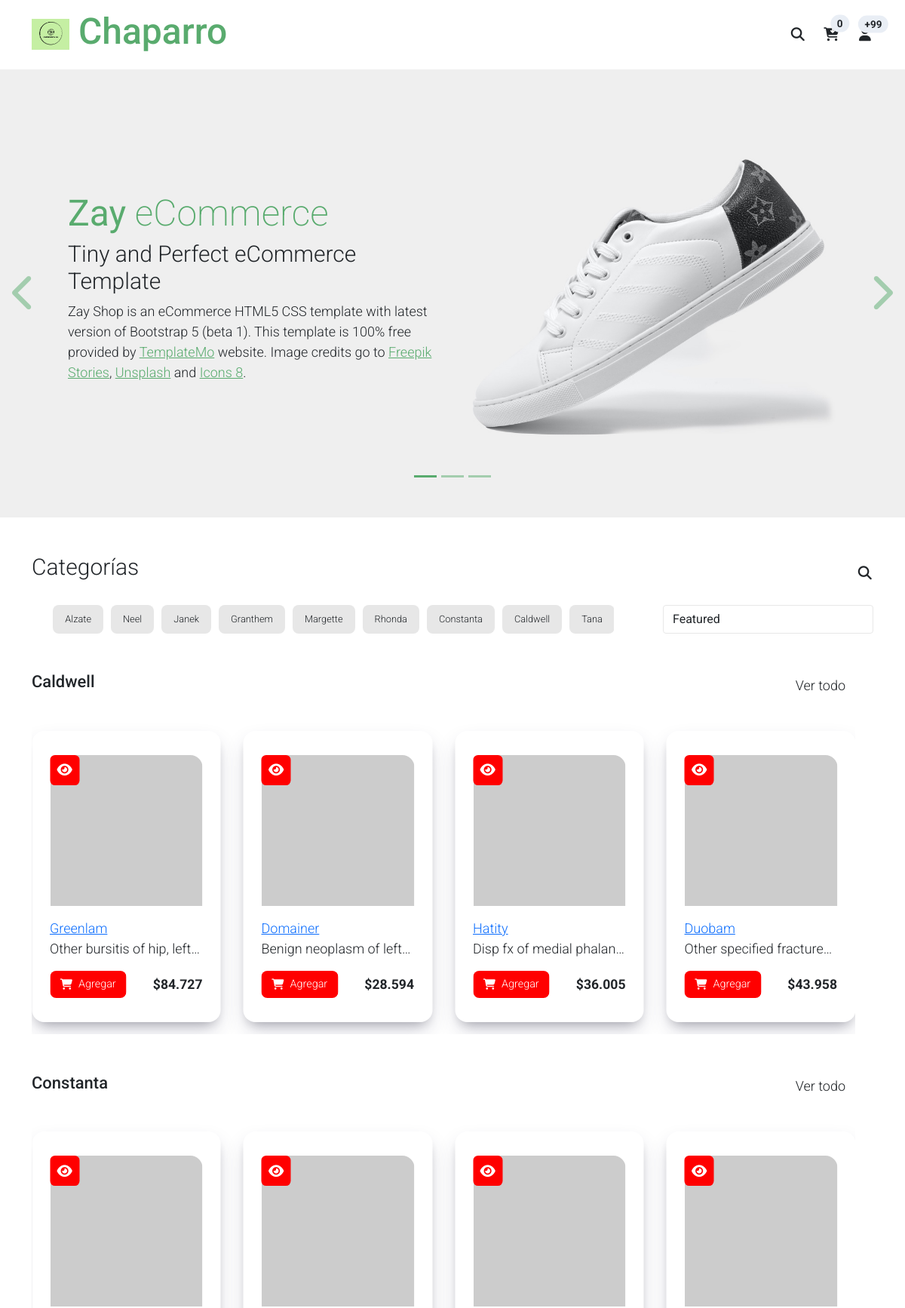
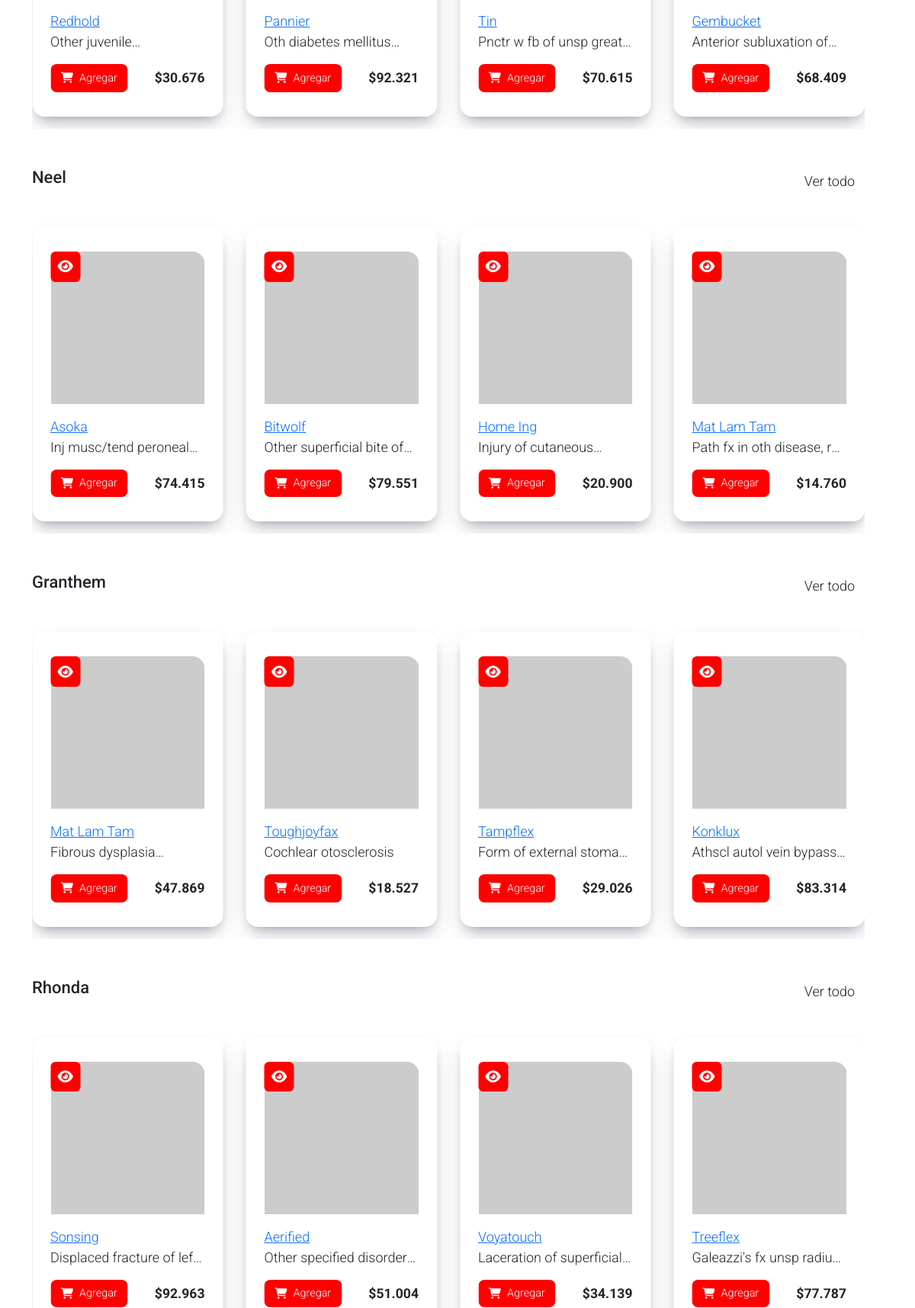
The page / (upper part) on the database its author committed (2 pictures, top to bottom).
### tables this page shows
CREATE TABLE `categorias` (
  `id_categoria` int(11) NOT NULL,
  `nombre_categoria` varchar(100) NOT NULL,
  `imagen_categoria` varchar(255) DEFAULT NULL
);

CREATE TABLE `productos` (
  `id_producto` int(11) NOT NULL,
  `nombre_producto` varchar(100) NOT NULL,
  `descripcion_producto` text DEFAULT NULL,
  `precio_producto` decimal(10,2) NOT NULL,
  `cantidad_producto` int(11) NOT NULL,
  `imagen_producto` varchar(255) DEFAULT NULL,
  `categoria_id` int(11) DEFAULT NULL
);

### Config/App/Views.php (called while the page is built)
<?php
class Views{
    public function getView($ruta, $vista, $data="")
    {
        if ($ruta == "home") {
            $vista = "Views/".$vista.".php";
        }else{
            $vista = "Views/".$ruta."/".$vista.".php";
        }
        require $vista;
    }
}
?>

### Controllers/Home.php (called while the page is built, shortened)
<?php
class Home extends Controller
{
    public function index()
    {
        $data['title'] = 'Pagina Principal';
        $data['categorias'] = $this->model->getCategorias();
        $data['productos'] = $this->model->getProductos();
        $data['productosConCategoria'] = $this->model->getProductosConCategoria();
        $this->views->getView('home', "index", $data);
    }
}

### Config/App/Query.php (called while the page is built, shortened)
<?php
class Query extends Conexion
{
    private $pdo, $con, $sql, $datos;
    public function __construct()
    {
        $this->pdo = new Conexion();
        $this->con = $this->pdo->conect();
    }
    public function selectAll(string $sql, array $datos = [])
    {
        try {
            $this->sql = $sql;
            $this->datos = $datos;
            $stmt = $this->con->prepare($this->sql);
            $stmt->execute($this->datos);
            return $stmt->fetchAll(PDO::FETCH_ASSOC);
        } catch (PDOException $e) {
            error_log("Error en selectAll: " . $e->getMessage());
            return false;
        }
    }
}

### Config/App/Conexion.php (called while the page is built)
<?php
class Conexion{
    private $conect;
    public function __construct()
    {
        $pdo = "mysql:host=".HOST.";dbname=".DB.";".CHARSET;
        try {
            $this->conect = new PDO($pdo, USER, PASS);
            $this->conect->setAttribute(PDO::ATTR_ERRMODE, PDO::ERRMODE_EXCEPTION);
        } catch (PDOException $e) {
            echo "Error en la conexion".$e->getMessage();
        }
    }
    public function conect()
    {
        return $this->conect;
    }
}
?>

### Models/HomeModel.php (called while the page is built, shortened)
<?php
class HomeModel extends Query
{
    public function getCategorias()
    {
        $sql = "SELECT * FROM categorias";
        return $this->selectAll($sql);
    }
    public function getProductosConCategoria()
    {
        $sql = "SELECT p.*, c.nombre_categoria FROM productos p INNER JOIN categorias c ON p.categoria_id = c.id_categoria";
        $productos = $this->selectAll($sql);
        return $productos;
    }
}

### Config/App/Controller.php (called while the page is built, shortened)
<?php
class Controller
{
    public function cargarModel()
    {
        $model = get_class($this) . "Model";
        $ruta = "Models/" . $model . ".php";
        if (file_exists($ruta)) {
            $this->model = new $model();
        }
    }
}

### Views/index.php (the view, shortened to what this page needs)
<?php
include_once "Views/Template-Principal/Header.php";
?>
<div id="template-mo-zay-hero-carousel" class="carousel slide" data-bs-ride="carousel">
    <ol class="carousel-indicators">
        <li data-bs-target="#template-mo-zay-hero-carousel" data-bs-slide-to="0" class="active"></li>
        <li data-bs-target="#template-mo-zay-hero-carousel" data-bs-slide-to="1"></li>
        <li data-bs-target="#template-mo-zay-hero-carousel" data-bs-slide-to="2"></li>
    </ol>
    <div class="carousel-inner">
        <div class="carousel-item active">
            <div class="container">
                <div class="row p-5">
                    <div class="mx-auto col-md-8 col-lg-6 order-lg-last">
                        <img class="img-fluid" src="./assets/img/banner_img_01.jpg" alt="">
                    </div>
                    <div class="col-lg-6 mb-0 d-flex align-items-center">
                        <div class="text-align-left align-self-center">
                            <h1 class="h1 text-success"><b>Zay</b> eCommerce</h1>
                            <h3 class="h2">Tiny and Perfect eCommerce Template</h3>
                            <p>
                                Zay Shop is an eCommerce HTML5 CSS template with latest version of Bootstrap 5 (beta 1).
                                This template is 100% free provided by <a rel="sponsored" class="text-success" href="https://templatemo.com" target="_blank">TemplateMo</a> website.
                                Image credits go to <a rel="sponsored" class="text-success" href="https://stories.freepik.com/" target="_blank">Freepik Stories</a>,
                                <a rel="sponsored" class="text-success" href="https://unsplash.com/" target="_blank">Unsplash</a> and
                                <a rel="sponsored" class="text-success" href="https://icons8.com/" target="_blank">Icons 8</a>.
                            </p>
                        </div>
                    </div>
                </div>
            </div>
        </div>
    </div>
    <a class="carousel-control-prev text-decoration-none w-auto ps-3" href="#template-mo-zay-hero-carousel" role="button" data-bs-slide="prev">
        <i class="fas fa-chevron-left"></i>
    </a>
    <a class="carousel-control-next text-decoration-none w-auto pe-3" href="#template-mo-zay-hero-carousel" role="button" data-bs-slide="next">
        <i class="fas fa-chevron-right"></i>
    </a>
</div>
<div class="container py-5">
    <div class="row">
        <div class="col-lg-12 pb-3 d-flex justify-content-between align-items-center">
            <h1 class="h2 pb-3 mb-0">Categorías</h1>
            <a class="nav-icon ms-auto d-none d-lg-inline" href="#" data-bs-toggle="modal" data-bs-target="#templatemo_search">
                <i class="fa fa-fw fa-search text-dark mr-2"></i>
            </a>
        </div>
    </div>
    <div class="row">
        <div class="col-lg-12 d-flex justify-content-between align-items-center gap-2">
            <ul class="mb-0 col-lg-8 swiper mySwiper" id="swiper-botones">
                <div class="swiper-wrapper" id="botones">
                    <?php foreach ($data['categorias'] as $categoria) { ?>
                        <li class="swiper-slide">
                            <a class="text-dark text-decoration-none mr-3" href="<?php echo BASE_URL . 'principal/categoria/' . $categoria['id_categoria']; ?>">
                                <?php
                                echo $categoria['nombre_categoria'];
                                ?>
                            </a>
                        </li>
                    <?php } ?>
                </div>
            </ul>
            <div class="d-flex ms-auto col-lg-3 ">
                <select class="form-control">
                    <option>Featured</option>
                </select>
            </div>
        </div>
    </div>
    <div class="row pt-5 gap-5">
        <?php
        $productos_por_categoria = [];
        foreach ($data['productosConCategoria'] as $producto) {
            $categoria = $producto['nombre_categoria'];
            if (!isset($productos_por_categoria[$categoria])) {
                $productos_por_categoria[$categoria] = [];
            }
            $productos_por_categoria[$categoria][] = $producto;
        }
        ?>
        <?php foreach ($productos_por_categoria as $categoria => $productos) { ?>
            <div class="row">
                <div class="col-lg-12">
                    <div class="row d-flex justify-content-between align-items-center pb-4">
                        <div class="col-lg-9 text-start">
                            <h2 class="h3"><?php echo $categoria; ?></h2>
                        </div>
                        <div class="col-lg-2 text-end ms-auto">
                            <?php
                            $categoria_id = $productos[0]['categoria_id'];
                            ?>
                            <a href="<?php echo BASE_URL . 'principal/categoria/' . $categoria_id; ?>" class="btn">Ver todo</a>
                        </div>
                    </div>
                    <div class="swiper mySwiper" id="swiper-productos">
                        <div class="swiper-wrapper">
                            <?php foreach ($productos as $producto) { ?>
                                <div class="swiper-slide">
                                    <div class="card">
                                        <a href="<?php echo BASE_URL . 'principal/detail/' . $producto['id_producto']; ?>" class="card-title">
                                            <img class="card-img-left" src="<?php echo $producto['imagen_producto']; ?>"
                                                alt="Imagen del Producto"
                                                data-imagen="<?php echo $producto['imagen_producto']; ?>" />
                                        </a>
                                        <div class="card-body mt-2">
                                            <a href="<?php echo BASE_URL . 'principal/detail/' . $producto['id_producto']; ?>"
                                                class="card-title"
                                                data-nombre="<?php echo $producto['nombre_producto']; ?>">
                                                <?php echo $producto['nombre_producto']; ?>
                                            </a>
                                            <p class="card-text"><?php echo $producto['descripcion_producto']; ?></p>
                                            <div class="d-flex justify-content-between align-items-center mt-2">
                                                <a href="#" class="btn btn-add-to-cart d-flex align-items-center gap-2" id="btnAddCarrito"
                                                    prod="<?php echo $producto['id_producto']; ?>"
                                                    data-nombre="<?php echo $producto['nombre_producto']; ?>"
                                                    data-imagen="<?php echo $producto['imagen_producto']; ?>"
                                                    data-precio="<?php echo $producto['precio_producto']; ?>">
                                                    <i class="fa-solid fa-cart-shopping"></i> Agregar
                                                </a>
                                                <span class="price" data-precio="<?php echo $producto['precio_producto']; ?>">
                                                    $<?php echo $producto['precio_producto']; ?>
                                                </span>
                                            </div>
                                        </div>
                                        <a href="<?php echo BASE_URL . 'principal/detail/' . $producto['id_producto']; ?>" class="ojo">
                                            <i class="fa-solid fa-eye"></i>
                                        </a>
                                    </div>
                                </div>
                            <?php } ?>
                        </div>
                    </div>
                </div>
            </div>
        <?php } ?>
    </div>
</div>
</body>
</html>

### assets/css/templatemo.css (style rules this page uses)
body, ul, li, p, a, label, input, div { font-family: 'Roboto', sans-serif; font-size: 18px !important; font-weight: 300 !important; }
.h1 { font-family: 'Roboto', sans-serif; font-size: 48px !important; font-weight: 200 !important; }
.h2 { font-family: 'Roboto', sans-serif; font-size: 30px !important; font-weight: 300; }
.h3 { font-family: 'Roboto', sans-serif; font-size: 22px !important; }
.text-success { color: #59ab6e !important; }
#template-mo-zay-hero-carousel { background: #efefef !important; }
#template-mo-zay-hero-carousel .carousel-indicators li { margin-top: -50px; background-color: #59ab6e; }
#template-mo-zay-hero-carousel .carousel-control-next i, #template-mo-zay-hero-carousel .carousel-control-prev i { color: #59ab6e !important; font-size: 2.8em !important; }
.form-control { border: 1px solid #e8e8e8; }
@media (min-width: 992px) { #template-mo-zay-hero-carousel .carousel-item { min-height: 30rem !important; } }

### assets/css/style.css (style rules this page uses)
#botones .swiper-slide { text-align: center; width: max-content !important; height: max-content !important; background: #fff; display: flex; justify-content: center; align-items: center; }
#swiper-botones a { display: block; width: max-content; height: max-content; background: none; padding: .6rem 1rem; font-size: .8rem !important; border: none; border-radius: 8px; background: #e7e7e7; color: #000; }
#swiper-productos { width: 100%; padding: 1rem 0; }
#swiper-productos .swiper-slide { width: 100%; height: 100% !important; padding: 2rem 1.5rem; box-shadow: rgba(50, 50, 93, 0.25) 0px 13px 27px -5px, rgba(0, 0, 0, 0.3) 0px 8px 16px -8px; border-radius: 1rem; overflow: hidden; }
.card { position: relative; border: none; height: 100%; }
.card-body { padding: 0 !important; }
.card-title { font-size: 1.1rem; font-weight: bold; margin-bottom: 0.5rem; }
.card-text { display: -webkit-box; -webkit-box-orient: vertical; overflow: hidden; text-overflow: ellipsis; -webkit-line-clamp: 1; line-height: 1.5; max-height: 4.5em; }
.price { font-weight: bold; font-size: 1.1rem; }
.btn-add-to-cart { background: red; color: #fff; padding: 0.4rem .8rem; font-size: 0.9rem !important; border-radius: 0.5rem; text-decoration: none; }
.ojo { position: absolute; top: 0; left: 0; background: red; color: white; padding: 0.2rem; border-radius: .4rem; text-decoration: none; padding: .4rem .6rem; }
.card-img-left { width: 100%; height: 200px; object-fit: cover; border-top-left-radius: 1rem; border-top-right-radius: 1rem; }

### rows shown on the page
categorias: nombre_categoria "Alzate"
categorias: nombre_categoria "Neel"
categorias: nombre_categoria "Janek"
categorias: nombre_categoria "Granthem"
categorias: nombre_categoria "Margette"
categorias: nombre_categoria "Rhonda"
categorias: nombre_categoria "Constanta"
categorias: nombre_categoria "Caldwell"
categorias: nombre_categoria "Tana"
productos: nombre_producto "Greenlam", descripcion_producto "Other bursitis of hip,…", precio_producto "84.727"
productos: nombre_producto "Domainer", descripcion_producto "Benign neoplasm of…", precio_producto "28.594"
productos: nombre_producto "Hatity", descripcion_producto "Disp fx of medial…", precio_producto "36.005"
productos: nombre_producto "Duobam", descripcion_producto "Other specified…", precio_producto "43.958"
productos: nombre_producto "Redhold", descripcion_producto "Other…", precio_producto "30.676"
productos: nombre_producto "Pannier", descripcion_producto "Oth diabetes…", precio_producto "92.321"
productos: nombre_producto "Tin", descripcion_producto "Pnctr w fb of unsp…", precio_producto "70.615"
productos: nombre_producto "Gembucket", descripcion_producto "Anterior subluxation…", precio_producto "68.409"
productos: nombre_producto "Asoka", descripcion_producto "Inj musc/tend…", precio_producto "74.415"
productos: nombre_producto "Bitwolf", descripcion_producto "Other superficial bite…", precio_producto "79.551"
productos: nombre_producto "Home Ing", descripcion_producto "Injury of…", precio_producto "20.900"
productos: nombre_producto "Mat Lam Tam", descripcion_producto "Path fx in oth disease,…", precio_producto "14.760"
productos: nombre_producto "Mat Lam Tam", descripcion_producto "Fibrous…", precio_producto "47.869"
productos: nombre_producto "Toughjoyfax", descripcion_producto "Cochlear otosclerosis", precio_producto "18.527"
productos: nombre_producto "Tampflex", descripcion_producto "Form of external…", precio_producto "29.026"
productos: nombre_producto "Konklux", descripcion_producto "Athscl autol vein…", precio_producto "83.314"
productos: nombre_producto "Sonsing", descripcion_producto "Displaced fracture of…", precio_producto "92.963"
productos: nombre_producto "Aerified", descripcion_producto "Other specified…", precio_producto "51.004"
productos: nombre_producto "Voyatouch", descripcion_producto "Laceration of…", precio_producto "34.139"
productos: nombre_producto "Treeflex", descripcion_producto "Galeazzi's fx unsp…", precio_producto "77.787"

### other values the page prints
$categoria "Caldwell"
$categoria "Constanta"
$categoria "Granthem"
$categoria "Rhonda"
